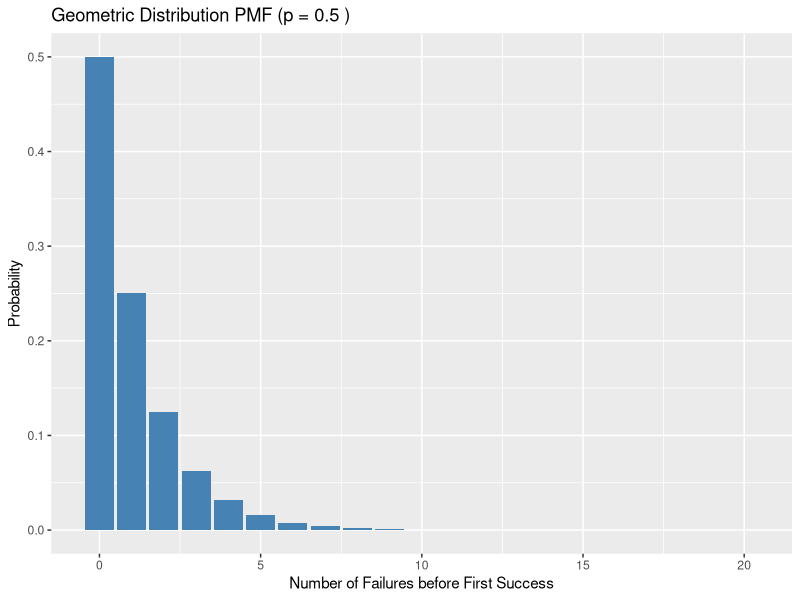

This figure's R source:
# ---- 0. Setup and load libraries, if any ----

library(ggplot2)  # load the graphing library

if(!require("rstudioapi")) install.packages("rstudioapi")
setwd(dirname(getSourceEditorContext()$path))  # set working directory

# ---- 1. Geometric Distribution ----

# Just like with the Normal distribution we had rnorm (to sample) and dnorm (the 
# distribution or probability *density* function)
# For the Geometric Distribution we have rgeom (to sample) and dgeom (the 
# distribution or probability *mass* function)

# Sample from Geom(0.5)
samples1 <- rgeom(n=100, p=0.5)
samples1 <- samples1 + 1 # since R definition of r.v. X takes from 0 not 1
head(samples1)
# What do the parameters mean? WARNING: the "n" argument in rgeom is the number 
# of samples/simulations, *not* the number of trials until you see a success

# Compare the sample mean/sd to the theoretical mean/sd
mean(samples1)
sd(samples1)

mu = 1/0.5
sigma = sqrt((1-0.5)/0.5^2)
print(mu)
print(sigma)

# What if we decrease the success probability - what do you think will happen
# to the sample outcomes?

samples2 <- rgeom(n=100, p=0.0001)
head(samples2)
mean(samples2)
sd(samples2)

mu2 = 1/0.0001
sigma2 = sqrt((1-0.0001)/0.0001^2)
print(mu2)
print(sigma2)

# Note that we just copied and pasted code -- we could have used a function
sample_and_compare_means <- function(nsamples,p){
  samples <- rgeom(n=nsamples, p=p)
  samples <- samples + 1
  head(samples)
  print(mean(samples))
  print(sd(samples))
  
  mu = 1/p
  sigma = sqrt((1-p)/p^2)
  print(mu)
  print(sigma)
}

sample_and_compare_means(100,0.5)
sample_and_compare_means(100,0.0001)

# Plot the probability mass function using dgeom
p = 0.5
x <- 0:(round(1/p)*10)
y <- dgeom(x, prob = p)
df <- data.frame(x = x, y = y)

ggplot(df, aes(x = x, y = y)) +
  geom_col(fill = "steelblue") +
  labs(
    title = paste("Geometric Distribution PMF (p =", p, ")"),
    x = "Number of Failures before First Success",
    y = "Probability"
  )
